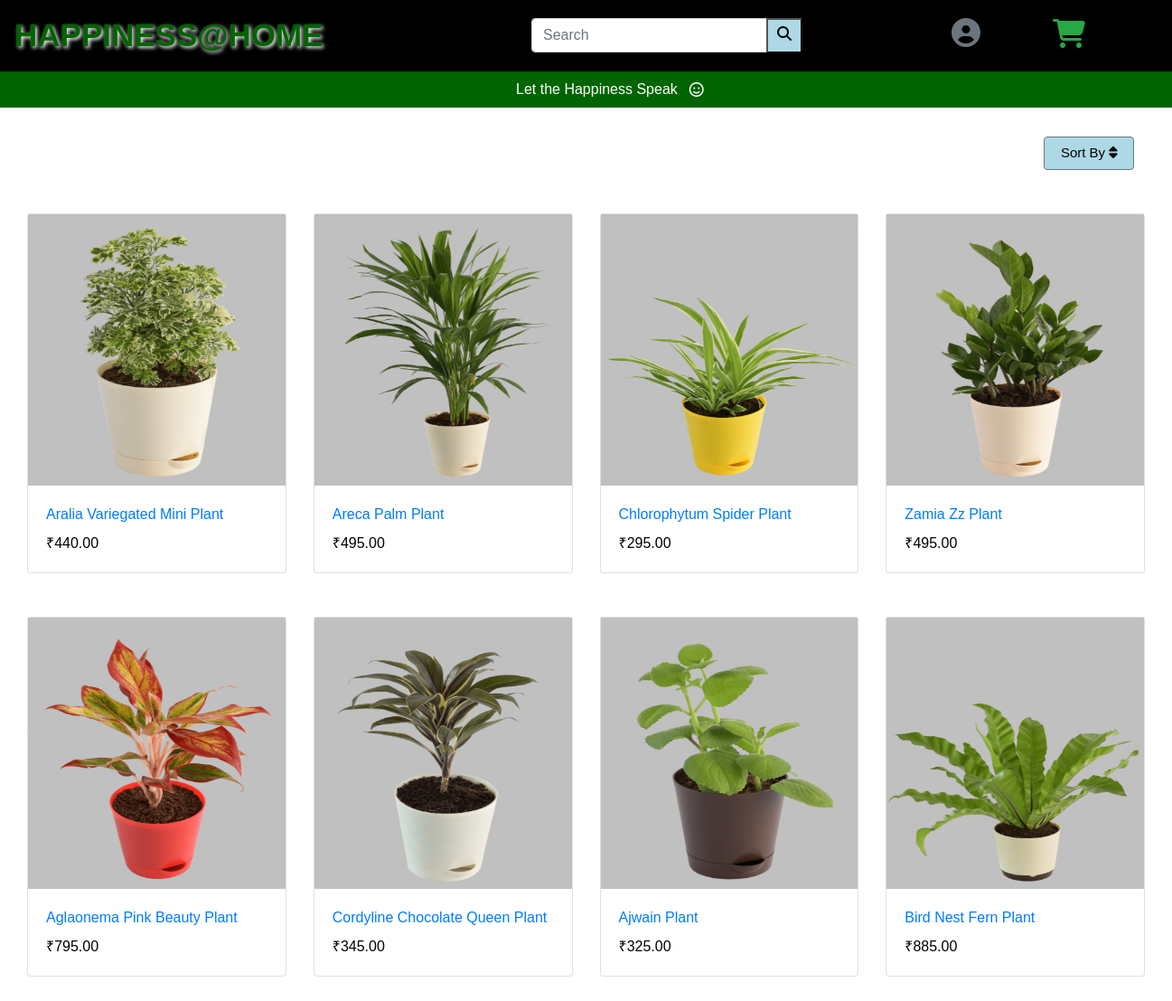
The page / on the database its author committed.
### plant/models.py (models this page shows, shortened)
class Product(models.Model) :
    name = models.CharField(max_length = 200, null = True)
    price = models.DecimalField(max_digits = 7, decimal_places = 2, null = True)
    image = models.ImageField(null = True, blank = True)
    image1 = models.ImageField(null = True, blank = True)
    image2 = models.ImageField(null = True, blank = True)
    @property
    def imageURL(self):
        try :
            url = self.image.url
        except :
            url = ''
        return url

### plant/views.py (the view)
# urls.py: 2. Add a URL to urlpatterns:  path('', views.home, name='home')
def home(request):
    if request.user.is_authenticated:
        customer = request.user.customer
        products = Product.objects.all()
        order,created = Order.objects.get_or_create(customer = customer,complete = False)
        cartItems = order.get_cart_quantity
    else:
        products = Product.objects.all()
        cartItems = ''
    context = {
    'products':products,
    'cartItems' : cartItems
    }
    return render(request,'plant/home.html',context)

### plant/templates/plant/home.html (shortened to what this page needs)
{% extends "plant/base.html" %}
{% load static %}
{% block content %}
<link rel="stylesheet" type="text/css" href="{% static 'css/style_home2.css' %}" >
<div id = "services" class="jumbotron jumbotron-fluid">
  <p class = "d-flex justify-content-center p-2  pr-5 sm-12" id = "happiness">
    Let the Happiness Speak &nbsp <i class="far fa-smile p-1"></i>
  </p>
  <div id = "dropdown" class="dropdown pt-3">
    <button class="btn btn-secondary" type="button" id="dropdownMenuButton" data-toggle="dropdown" aria-haspopup="true" aria-expanded="false">
      Sort By&nbsp<i class="fas fa-sort"></i>
    </button>
  </div>
          <div class="container-fluid">
            <div class="row">
              {% for product in products %}
              <div id = "project_card" class="col-md-3 sm-6 sm-6 pt-5">
                <div id = "card_box" class="card">
                  <a href="{% url 'plants' product.id %}">
                    <img id ="card_image"  alt=".." src="{{product.imageURL}}"></a>
                  <div class="card-body">
                    <a id = "sub_heading"  href ="{% url 'plants' product.id %}" class="card-title">{{product.name}}</a>
                    <p id = "amount" class="card-text pt-2">₹{{product.price}}</p>
                  </div>
                </div>
              </div>
              {% endfor %}
            </div>
          </div>
        </div>
{% endblock %}

### plant/templates/plant/base.html (shortened to what this page needs)
{% load static %}
<!DOCTYPE html>
<html lang="en">
	<head>
		<link rel="stylesheet" href="https://stackpath.bootstrapcdn.com/bootstrap/4.4.1/css/bootstrap.min.css">
		<link rel="stylesheet" type="text/css" href="{% static 'css/style_base.css' %}" >
	</head>
	<body>
		<nav id = "nav" class="navbar navbar-expand-lg navbar-dark fixed-top">
            <a id = "logo" class="navbar-brand" href="{% url 'home' %}"><strong>HAPPINESS@HOME</strong></a>
            <div class="collapse navbar-collapse" id="navbarSupportedContent">
              <ul id = "list" class="navbar-nav ml-auto">
                <li class="nav-item">
											<form action = "{% url 'search' %}" method = "GET">
									<div class="row">
											<div id = "search" ><input name = "search" class="form-control" type="text" placeholder="Search" aria-label="Search"></div>
											<a href = "#" ><button id = "search_button" type="submit"><i class="fa fa-search"></i></button></a>
										</form>
                </li>
								<li class="nav-item">
									<a href="{% url 'logoutpage' %}"><i class="fas fa-user-circle fa-2x text-secondary"></i></a>
								</li>
								<div class="form-inline my-2 my-lg-0">
									<a href="{% url 'cart' %}"><i class="fas fa-shopping-cart fa-2x text-success"></i></a>
									<p class = "card_number" id="cart-total">{{cartItems}}</p></div>
              </ul>
            </div>
          </nav>
   <div class="container-fluid">
          <br>
          {% block content %}
          {% endblock content %}
       </div>
	</body>
	</html>

### static/css/style_base.css (style rules this page uses)
html { scroll-behavior: smooth; }
body { font-family: 'Trebuchet MS', 'Lucida Sans Unicode', 'Lucida Grande', 'Lucida Sans', Arial, sans-serif; overflow-x: hidden; height: 100%; }
#nav { background-color: black; }
#list a { padding-right: 80px; font-family: 'Courier New', Courier, monospace; font-weight: bold; }
#logo { font-size: 35px; font-family: 'Trebuchet MS', 'Lucida Sans Unicode', 'Lucida Grande', 'Lucida Sans', Arial, sans-serif; color:darkgreen; text-shadow: 2px 2px 4px white; }
#search { margin-right:-40px; width : 300px; }
#search_button { background-color: lightblue; width : 40px; height : 39px; margin-right:100px; }

### static/css/style_home2.css (style rules this page uses)
html body { margin: 0px; color:black; background-color: white; }
#card_image { width:100%; height:300px; background-color: silver; }
#services { margin: 0px; background-color: white; }
#dropdown { margin-left: 90%; }
#dropdownMenuButton { width:100px; background-color: lightblue; font-size: 15px; color:black; }
#happiness { background-color: darkgreen; height:40px; width:110%; margin-left: -15px; margin-top: -9px; text-align: center; color:white; font-family: 'Trebuchet MS','Lucida Sans Unicode', 'Lucida Grande', 'Lucida Sans', Arial, sans-serif; }

### rows shown on the page
Product: imageURL (picture), name "Aralia Variegated Mini Plant", price "440.00"
Product: imageURL (picture), name "Areca Palm Plant", price "495.00"
Product: imageURL (picture), name "Chlorophytum Spider Plant", price "295.00"
Product: imageURL (picture), name "Zamia Zz Plant", price "495.00"
Product: imageURL (picture), name "Aglaonema Pink Beauty Plant", price "795.00"
Product: imageURL (picture), name "Cordyline Chocolate Queen Plant", price "345.00"
Product: imageURL (picture), name "Ajwain Plant", price "325.00"
Product: imageURL (picture), name "Bird Nest Fern Plant", price "885.00"
